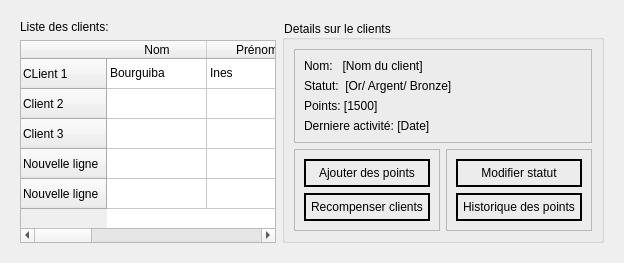
             <widget class="QWidget" name="tab_55">
              <attribute name="title">
               <string>Fidelité</string>
              </attribute>
              <layout class="QGridLayout" name="gridLayout_33">
               <item row="0" column="0">
                <widget class="QWidget" name="widget_7" native="true">
                 <property name="styleSheet">
                  <string notr="true">color: rgb(0, 0, 0);</string>
                 </property>
                 <layout class="QGridLayout" name="gridLayout_35">
                  <item row="0" column="0">
                   <widget class="QLabel" name="label_278">
                    <property name="text">
                     <string>Liste des clients:</string>
                    </property>
                   </widget>
                  </item>
                  <item row="0" column="1" rowspan="2">
                   <widget class="QGroupBox" name="groupBox_13">
                    <property name="title">
                     <string>Details sur le clients</string>
                    </property>
                    <layout class="QGridLayout" name="gridLayout_34">
                     <item row="0" column="0" colspan="2">
                      <widget class="QFrame" name="frame_88">
                       <property name="frameShape">
                        <enum>QFrame::Shape::StyledPanel</enum>
                       </property>
                       <property name="frameShadow">
                        <enum>QFrame::Shadow::Raised</enum>
                       </property>
                       <layout class="QVBoxLayout" name="verticalLayout_37">
                        <item>
                         <widget class="QLabel" name="label_279">
                          <property name="text">
                           <string>Nom:   [Nom du client]</string>
                          </property>
                         </widget>
                        </item>
                        <item>
                         <widget class="QLabel" name="label_280">
                          <property name="text">
                           <string>Statut:  [Or/ Argent/ Bronze]</string>
                          </property>
                         </widget>
                        </item>
                        <item>
                         <widget class="QLabel" name="label_281">
                          <property name="text">
                           <string>Points: [1500]</string>
                          </property>
                         </widget>
                        </item>
                        <item>
                         <widget class="QLabel" name="label_282">
                          <property name="text">
                           <string>Derniere activité: [Date]</string>
                          </property>
                         </widget>
                        </item>
                       </layout>
                      </widget>
                     </item>
                     <item row="1" column="0">
                      <widget class="QFrame" name="frame_89">
                       <property name="frameShape">
                        <enum>QFrame::Shape::StyledPanel</enum>
                       </property>
                       <property name="frameShadow">
                        <enum>QFrame::Shadow::Raised</enum>
                       </property>
                       <layout class="QVBoxLayout" name="verticalLayout_38">
                        <item>
                         <widget class="QPushButton" name="pushButton_49">
                          <property name="styleSheet">
                           <string notr="true">font: 600 12pt &quot;Segoe UI&quot;;
color: rgb(0, 0, 0);
 border: 2px solid black;
    border-radius: 15px;
    padding: 5px; 
selection-background-color: rgb(0, 21, 155);</string>
                          </property>
                          <property name="text">
                           <string>Ajouter des points</string>
                          </property>
                         </widget>
                        </item>
                        <item>
                         <widget class="QPushButton" name="pushButton_53">
                          <property name="styleSheet">
                           <string notr="true">font: 600 12pt &quot;Segoe UI&quot;;
color: rgb(0, 0, 0);
 border: 2px solid black;
    border-radius: 15px;
    padding: 5px; 
selection-background-color: rgb(0, 21, 155);</string>
                          </property>
                          <property name="text">
                           <string>Recompenser clients</string>
                          </property>
                         </widget>
                        </item>
                       </layout>
                      </widget>
                     </item>
                     <item row="1" column="1">
                      <widget class="QFrame" name="frame_90">
                       <property name="frameShape">
                        <enum>QFrame::Shape::StyledPanel</enum>
                       </property>
                       <property name="frameShadow">
                        <enum>QFrame::Shadow::Raised</enum>
                       </property>
                       <layout class="QVBoxLayout" name="verticalLayout_39">
                        <item>
                         <widget class="QPushButton" name="pushButton_54">
                          <property name="styleSheet">
                           <string notr="true">font: 600 12pt &quot;Segoe UI&quot;;
color: rgb(0, 0, 0);
 border: 2px solid black;
    border-radius: 15px;
    padding: 5px; 
selection-background-color: rgb(0, 21, 155);</string>
                          </property>
                          <property name="text">
                           <string>Modifier statut</string>
                          </property>
                         </widget>
                        </item>
                        <item>
                         <widget class="QPushButton" name="pushButton_55">
                          <property name="styleSheet">
                           <string notr="true">font: 600 12pt &quot;Segoe UI&quot;;
color: rgb(0, 0, 0);
 border: 2px solid black;
    border-radius: 15px;
    padding: 5px; 
selection-background-color: rgb(0, 21, 155);</string>
                          </property>
                          <property name="text">
                           <string>Historique des points</string>
                          </property>
                         </widget>
                        </item>
                       </layout>
                      </widget>
                     </item>
                    </layout>
                   </widget>
                  </item>
                  <item row="1" column="0">
                   <widget class="QTableWidget" name="tableWidget_12">
                    <row>
                     <property name="text">
                      <string>CLient 1</string>
                     </property>
                    </row>
                    <row>
                     <property name="text">
                      <string>Client 2</string>
                     </property>
                    </row>
                    <row>
                     <property name="text">
                      <string>Client 3</string>
                     </property>
                    </row>
                    <row>
                     <property name="text">
                      <string>Nouvelle ligne</string>
                     </property>
                    </row>
                    <row>
                     <property name="text">
                      <string>Nouvelle ligne</string>
                     </property>
                    </row>
                    <column>
                     <property name="text">
                      <string>Nom</string>
                     </property>
                    </column>
                    <column>
                     <property name="text">
                      <string>Prénom</string>
                     </property>
                    </column>
                    <column>
                     <property name="text">
                      <string>Points de fidelité</string>
                     </property>
                    </column>
                    <column>
                     <property name="text">
                      <string>Statut</string>
                     </property>
                    </column>
                    <item row="0" column="0">
                     <property name="text">
                      <string>Bourguiba</string>
                     </property>
                    </item>
                    <item row="0" column="1">
                     <property name="text">
                      <string>Ines</string>
                     </property>
                    </item>
                    <item row="0" column="2">
                     <property name="text">
                      <string>1500</string>
                     </property>
                    </item>
                    <item row="0" column="3">
                     <property name="text">
                      <string>Or</string>
                     </property>
                    </item>
                   </widget>
                  </item>
                 </layout>
                </widget>
               </item>
              </layout>
             </widget>
